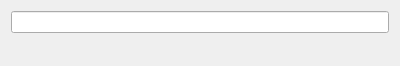
<?xml version="1.0" encoding="UTF-8"?>
<ui version="4.0">
 <class>editSci</class>
 <widget class="QDialog" name="editSci">
  <property name="geometry">
   <rect>
    <x>0</x>
    <y>0</y>
    <width>400</width>
    <height>66</height>
   </rect>
  </property>
  <property name="windowTitle">
   <string>Dialog</string>
  </property>
  <layout class="QVBoxLayout" name="verticalLayout">
   <item>
    <widget class="QLineEdit" name="lineEdit"/>
   </item>
   <item>
    <widget class="QLabel" name="label">
     <property name="text">
      <string/>
     </property>
    </widget>
   </item>
  </layout>
 </widget>
 <resources/>
 <connections/>
</ui>
